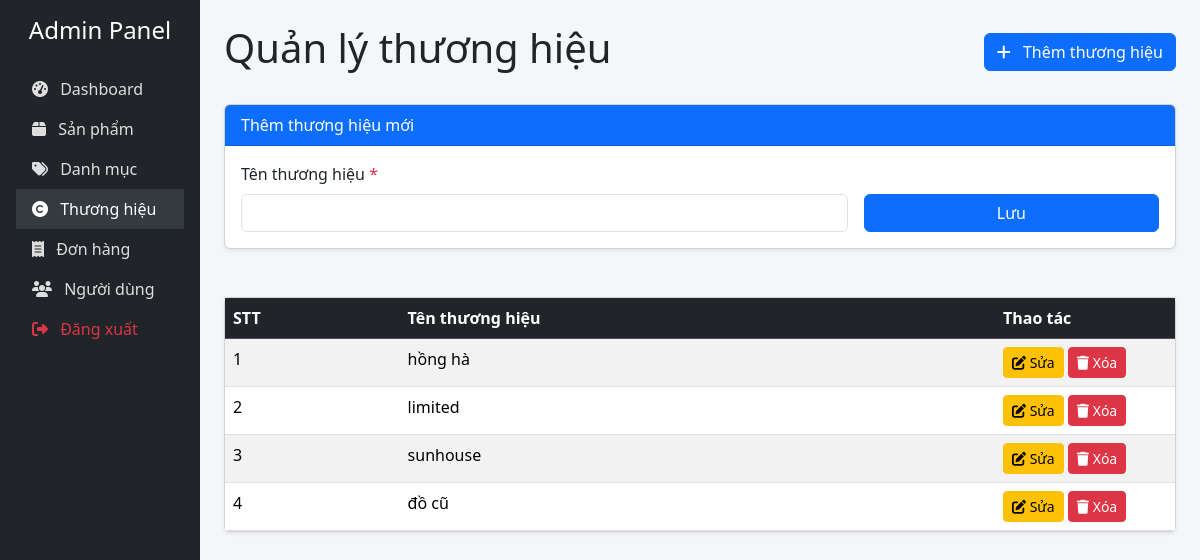
/admin/brands.php (signed in), run on the app's committed database.
### tables this page shows
CREATE TABLE `brands` (
  `id` int(11) NOT NULL,
  `name` varchar(100) NOT NULL
);

### admin/brands.php (the view, shortened to what this page needs)
<?php
require_once '../includes/config.php';
$edit_id = isset($_GET['edit']) ? (int)$_GET['edit'] : 0;
$brand_name = '';
$brands = $pdo->query("SELECT * FROM brands ORDER BY name")->fetchAll();
?>
<!DOCTYPE html>
<html lang="vi">
<head>
    <link href="https://cdn.jsdelivr.net/npm/bootstrap@5.3.3/dist/css/bootstrap.min.css" rel="stylesheet">
    <link rel="stylesheet" href="https://cdnjs.cloudflare.com/ajax/libs/font-awesome/6.5.0/css/all.min.css">
</head>
<body>
<div class="d-flex">
    <div class="sidebar col-md-3 col-lg-2 p-3">
        <h4 class="text-center mb-4">Admin Panel</h4>
        <ul class="nav flex-column">
            <li class="nav-item"><a class="nav-link" href="index.php"><i class="fas fa-tachometer-alt me-2"></i> Dashboard</a></li>
            <li class="nav-item"><a class="nav-link" href="products.php"><i class="fas fa-box me-2"></i> Sản phẩm</a></li>
            <li class="nav-item"><a class="nav-link" href="categories.php"><i class="fas fa-tags me-2"></i> Danh mục</a></li>
            <li class="nav-item"><a class="nav-link active" href="brands.php"><i class="fas fa-copyright me-2"></i> Thương hiệu</a></li>
            <li class="nav-item"><a class="nav-link" href="orders.php"><i class="fas fa-receipt me-2"></i> Đơn hàng</a></li>
            <li class="nav-item"><a class="nav-link" href="users.php"><i class="fas fa-users me-2"></i> Người dùng</a></li>
            <li class="nav-item"><a class="nav-link text-danger" href="../logout.php"><i class="fas fa-sign-out-alt me-2"></i> Đăng xuất</a></li>
        </ul>
    </div>
    <main class="col-md-9 col-lg-10 p-4">
        <div class="d-flex justify-content-between align-items-center mb-4">
            <h1>Quản lý thương hiệu</h1>
            <a href="?edit=0" class="btn btn-primary"><i class="fas fa-plus me-2"></i> Thêm thương hiệu</a>
        </div>
        <div class="card shadow-sm mb-5">
            <div class="card-header bg-primary text-white">
                <?= $edit_id > 0 ? 'Sửa thương hiệu' : 'Thêm thương hiệu mới' ?>
            </div>
            <div class="card-body">
                <form method="post" class="row g-3">
                    <div class="col-md-8">
                        <label class="form-label">Tên thương hiệu <span class="text-danger">*</span></label>
                        <input type="text" name="name" class="form-control" value="<?= htmlspecialchars($brand_name) ?>" required autofocus>
                    </div>
                    <div class="col-md-4 d-flex align-items-end gap-2">
                        <button type="submit" class="btn btn-primary flex-grow-1">Lưu</button>
                    </div>
                </form>
            </div>
        </div>
        <div class="card shadow-sm">
            <div class="card-body p-0">
                <?php if (empty($brands)): ?>
                    <div class="alert alert-info text-center py-5 mb-0">Chưa có thương hiệu nào</div>
                <?php else: ?>
                    <div class="table-responsive">
                        <table class="table table-hover table-striped mb-0">
                            <thead class="table-dark">
                                <tr>
                                    <th>STT</th>
                                    <th>Tên thương hiệu</th>
                                    <th width="180">Thao tác</th>
                                </tr>
                            </thead>
                            <tbody>
                                <?php $stt = 1; foreach ($brands as $brand): ?>
                                    <tr>
                                        <td><?= $stt++ ?></td>
                                        <td><?= htmlspecialchars($brand['name']) ?></td>
                                        <td>
                                            <a href="?edit=<?= $brand['id'] ?>" class="btn btn-sm btn-warning"><i class="fas fa-edit"></i> Sửa</a>
                                            <button class="btn btn-sm btn-danger delete-btn"
                                                    data-id="<?= $brand['id'] ?>"
                                                    data-name="<?= htmlspecialchars($brand['name']) ?>">
                                                <i class="fas fa-trash"></i> Xóa
                                            </button>
                                        </td>
                                    </tr>
                                <?php endforeach; ?>
                            </tbody>
                        </table>
                    </div>
                <?php endif; ?>
            </div>
        </div>
    </main>
</div>
</body>
</html>

### admin/brands.php (style rules this page uses)
body { background: #f4f6f9; }
.sidebar { min-height: 100vh; background: #212529; color: white; }
.sidebar a { color: rgba(255,255,255,0.85); }
.sidebar a:hover, .sidebar .active { background: #343a40; color: white; }

### data on the page
brands: name "hồng hà"
brands: name "limited"
brands: name "sunhouse"
brands: name "đồ cũ"
